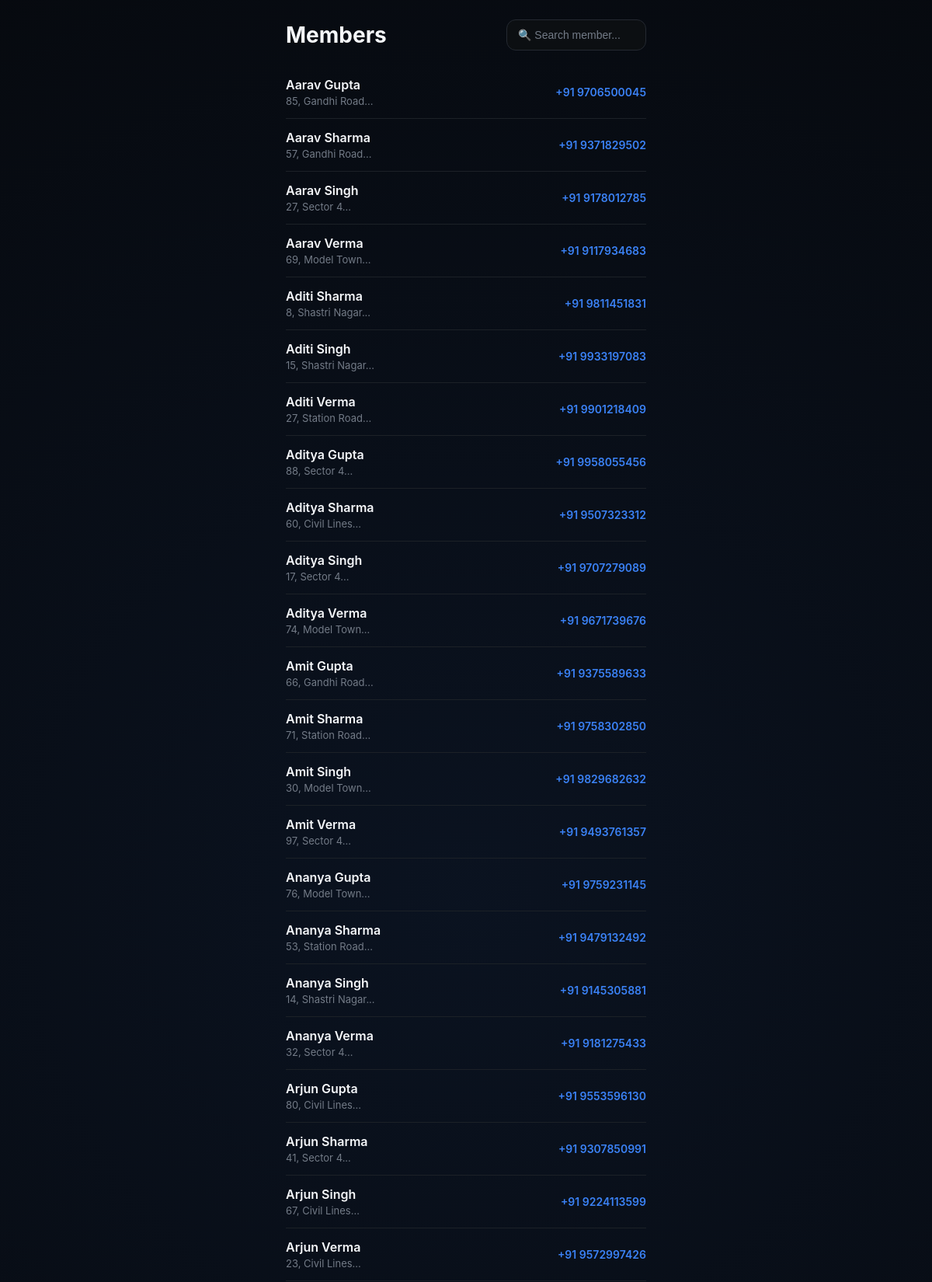
The page /members (signed in, upper part) on the database its author committed.
### models.py (models this page shows, shortened)
class Member(db.Model):
    __tablename__ = "member"
    id = db.Column(db.Integer, primary_key=True)
    owner_id = db.Column(
        db.Integer,
        db.ForeignKey("gym_owner.id"),
        nullable=False,
        index=True
    )
    name = db.Column(db.String(100), nullable=False)
    address = db.Column(db.String(150), nullable=False)
    phone = db.Column(db.String(15), nullable=False)
    join_date = db.Column(db.Date, nullable=False)
    notes = db.Column(db.Text)
    membership_active = db.Column(db.Boolean, default=True, nullable=False)
    send_membership_reminder = db.Column(db.Boolean, default=True)
    current_plan_id = db.Column(
        db.Integer,
        db.ForeignKey("membership_plan.id")
    )
    current_plan = db.relationship("MembershipPlan", foreign_keys=[current_plan_id])
    membership_start = db.Column(db.Date)
    membership_expiry = db.Column(db.Date)
    memberships = db.relationship(
        "Membership",
        backref="member",
        lazy=True,
        cascade="all, delete-orphan"
    )
    attendance = db.relationship(
        "Attendance",
        backref="member",
        lazy=True,
        cascade="all, delete-orphan"
    )
    __table_args__ = (
        db.UniqueConstraint(
            "owner_id",
            "name",
            name="uq_owner_member_name"
        ),
    )

### routes/members.py (the view)
@members_bp.route("/members")
@login_required
def members():
    members = Member.query.filter_by(owner_id=current_user.id).order_by(
        Member.membership_active.desc(),
        Member.name
    ).all()
    return render_template("members.html", members=members, active_page="members")

### templates/members.html (shortened to what this page needs)
{% extends "components/base.html" %}
{% block head%}
<link rel="stylesheet" href="{{ url_for('static', filename='css/members.css') }}">
{% endblock %}
{% block body %}
    <div class="header">
      <h1>Members</h1>
      <input id="search" type="text" placeholder="🔍 Search member...">
    </div>
    {% for member in members %}
    <a href="{{ url_for('members.member_details', member_id=member.id) }}" class="member {% if not member.membership_active %}inactive{% endif %}">
      <div class="member-info">
        <div class="name">{{member.name}}</div>
        <div class="address">
          {{member.address[:25]}}...
        </div>
      </div>
      <div class="phone">
        +91 {{member.phone}}
      </div>
    </a>
    {% endfor %}
   {% endblock %}

### static/css/base.css (style rules this page uses)
* { margin: 0; padding: 0; box-sizing: border-box; -webkit-tap-highlight-color: transparent; }
:root { --bg: #050608; --white: #f5f7fa; --muted: #737b87; --blue: #3b82f6; --green: #22c55e; --border: #20242b; --card: #0c0f12; --card2: #050505; --card3: #000000; --activity: #11151a; --navbg: rgba(5, 6, 8, 0.94); --iconbg: #15191e; --line: #1c2127; --cardborder: #242931; }
html { background: var(--bg); }
body { background: radial-gradient(circle at 50% 18%, rgba(59, 130, 246, 0.1), transparent 35%), var(--bg); color: var(--white); transition: background 0.35s, color 0.35s; font-family: -apple-system, BlinkMacSystemFont, "Segoe UI", Roboto, Arial, sans-serif; min-height: 100vh; overflow-x: hidden; }

### static/css/members.css (style rules this page uses)
.header { display: flex; align-items: center; gap: 12px; margin-bottom: 20px; }
.header h1 { font-size: 28px; font-weight: 700; }
#search { margin-left: auto; width: 180px; height: 40px; border: none; outline: none; border-radius: 12px; padding: 0 14px; background: var(--card); color: var(--white); border: 1px solid var(--cardborder); font-size: 14px; }
#search::placeholder { color: var(--muted); }
.member { display: flex; align-items: center; justify-content: space-between; text-decoration: none; color: inherit; padding: 14px 0; border-bottom: 1px solid var(--line); transition: .15s; }
.member-info { flex: 1; min-width: 0; }
.name { font-size: 16px; font-weight: 600; color: var(--white); }
.address { margin-top: 3px; color: var(--muted); font-size: 13px; overflow: hidden; text-overflow: ellipsis; white-space: nowrap; }
.phone { margin-left: 18px; font-size: 14px; font-weight: 600; color: var(--blue); white-space: nowrap; }

### rows shown on the page
Member: name "Aarav Gupta", address "85, Gandhi Road", phone "9706500045"
Member: name "Aarav Sharma", address "57, Gandhi Road", phone "9371829502"
Member: name "Aarav Singh", address "27, Sector 4", phone "9178012785"
Member: name "Aarav Verma", address "69, Model Town", phone "9117934683"
Member: name "Aditi Sharma", address "8, Shastri Nagar", phone "9811451831"
Member: name "Aditi Singh", address "15, Shastri Nagar", phone "9933197083"
Member: name "Aditi Verma", address "27, Station Road", phone "9901218409"
Member: name "Aditya Gupta", address "88, Sector 4", phone "9958055456"
Member: name "Aditya Sharma", address "60, Civil Lines", phone "9507323312"
Member: name "Aditya Singh", address "17, Sector 4", phone "9707279089"
Member: name "Aditya Verma", address "74, Model Town", phone "9671739676"
Member: name "Amit Gupta", address "66, Gandhi Road", phone "9375589633"
Member: name "Amit Sharma", address "71, Station Road", phone "9758302850"
Member: name "Amit Singh", address "30, Model Town", phone "9829682632"
Member: name "Amit Verma", address "97, Sector 4", phone "9493761357"
Member: name "Ananya Gupta", address "76, Model Town", phone "9759231145"
Member: name "Ananya Sharma", address "53, Station Road", phone "9479132492"
Member: name "Ananya Singh", address "14, Shastri Nagar", phone "9145305881"
Member: name "Ananya Verma", address "32, Sector 4", phone "9181275433"
Member: name "Arjun Gupta", address "80, Civil Lines", phone "9553596130"
Member: name "Arjun Sharma", address "41, Sector 4", phone "9307850991"
Member: name "Arjun Singh", address "67, Civil Lines", phone "9224113599"
Member: name "Arjun Verma", address "23, Civil Lines", phone "9572997426"
